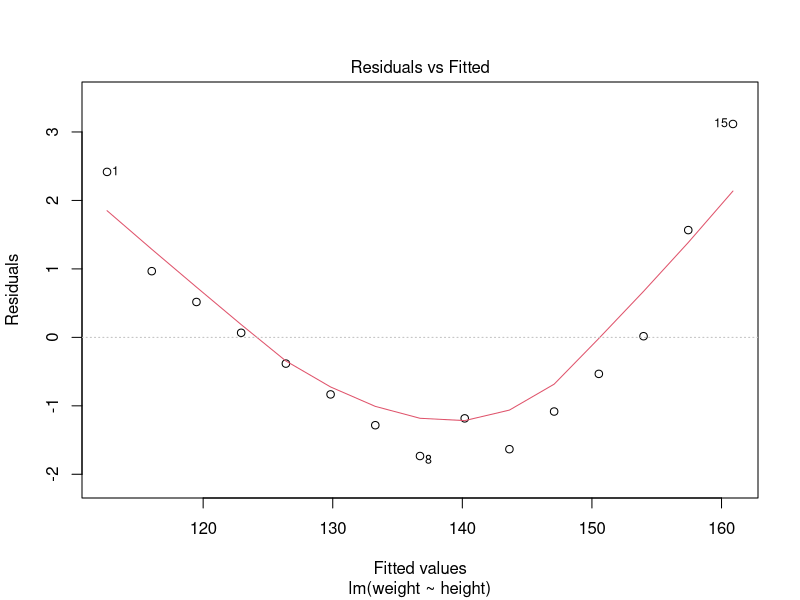
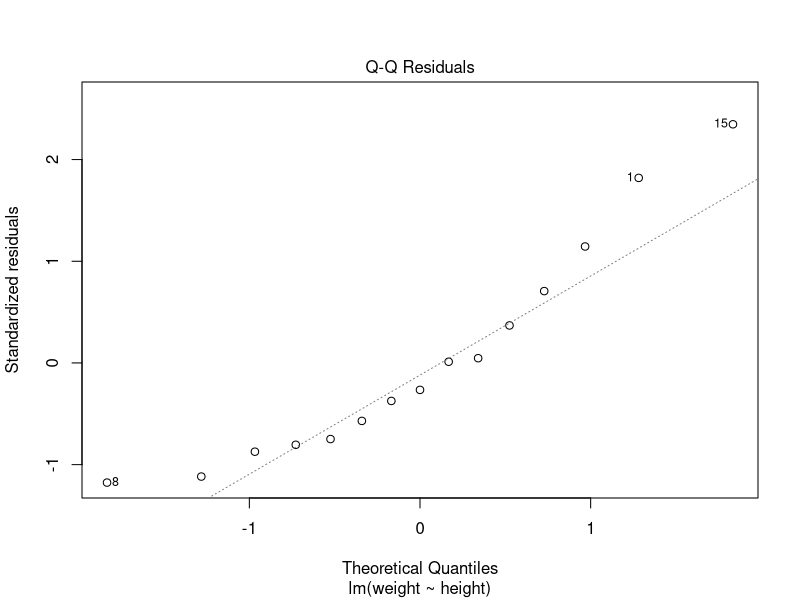
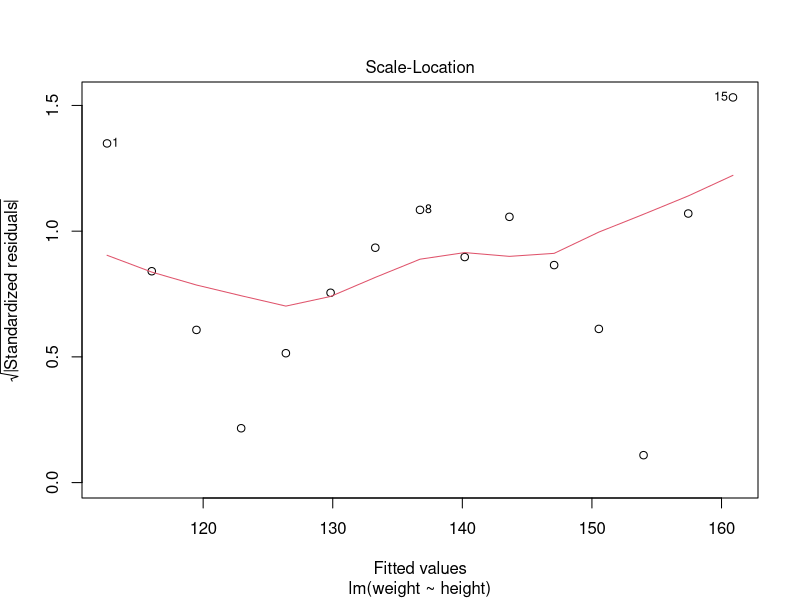
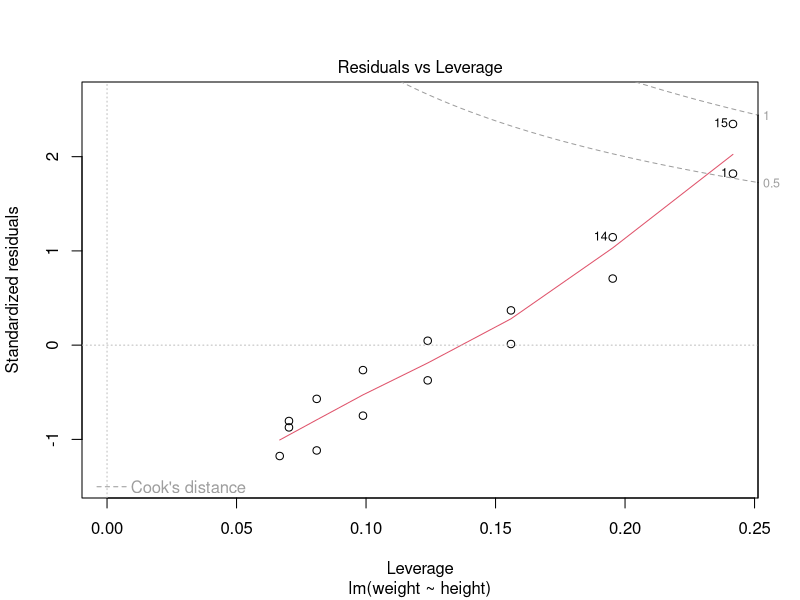

The R script that drew these images, in order:
women

reg=lm(weight~height, data=women)
summary(reg)
(ndata = data.frame(height= c(58.5, 60.7)))
(p= predict(reg, newdata = ndata))
cbind(ndata, p)
plot(reg)

